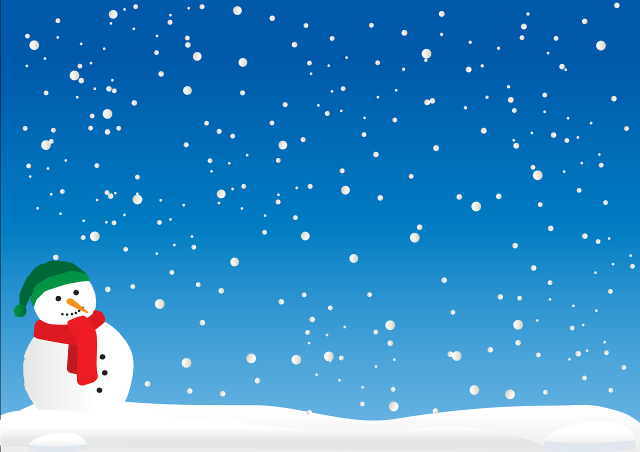
#> input picture images/snowman.png, 1280 x 904 px (shown at 1/2 size)
$ jupyter execute 11_image_extraction.ipynb
#> lines starting #> are read from the running program, lines starting #| are printed output that depends on the picture; after the words box and inside, x2 and y2 are one past the last pixel; in counts of white or black regions, pixels touching at a corner belong together
# 11. 이미지 검출

## 경계선

### Canny Edge Detection

[cell 1]
import cv2

img = cv2.imread("../images/snowman.png")
#> img is the input picture: shape (904, 1280, 3); mean B, G, R 196.4, 138.8, 54.2

# 대상 이미지, minVal(하위임계값), maxVal(상위임계값)
canny = cv2.Canny(img, 150, 200)
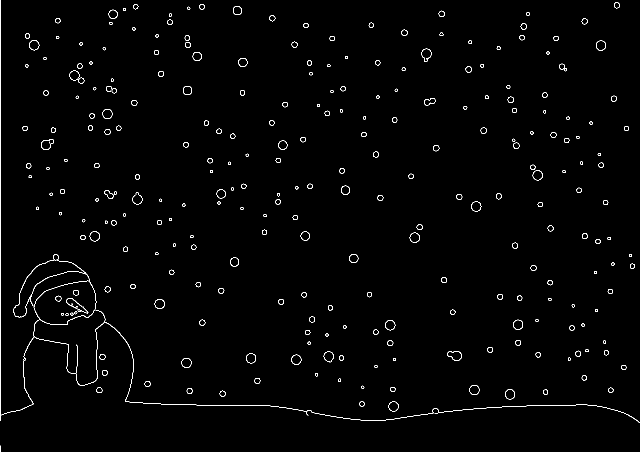
#> canny: shape (904, 1280) (shown at 1/2 size); 1.1% white in thin lines or dots

cv2.imshow("img", img)
cv2.imshow("canny", canny)

cv2.waitKey(0)
cv2.destroyAllWindows()

[cell 2]
import cv2


def empty(pos):
    pass


img = cv2.imread("../images/snowman.png")

name = "Trackbar"
cv2.namedWindow(name)
cv2.createTrackbar("threshold1", name, 0, 255, empty)  # minVal
cv2.createTrackbar("threshold2", name, 0, 255, empty)  # maxVal

while True:
    threshold1 = cv2.getTrackbarPos("threshold1", name)
    threshold2 = cv2.getTrackbarPos("threshold2", name)
    # 대상 이미지, minVal(하위임계값), maxVal(상위임계값)
    canny = cv2.Canny(img, threshold1, threshold2)
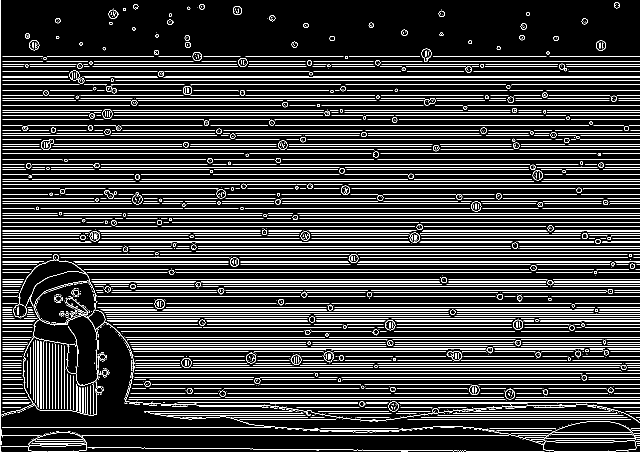
#> canny: shape (904, 1280) (shown at 1/2 size); 13% white in thin lines or dots

    cv2.imshow("img", img)
    cv2.imshow(name, canny)

    if cv2.waitKey(1) == ord("q"):
#> (key q is pressed here)
        break

cv2.destroyAllWindows()

## 윤곽선

윤곽선(Contour): 경계선을 연결한 선

[cell 3]
import cv2

img = cv2.imread("../images/card.png")
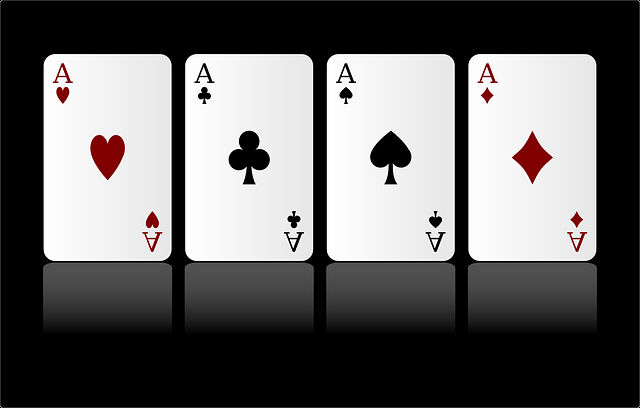
#> input picture images/card.png, 640 x 408 px
#> img is the input picture: shape (408, 640, 3); mean B, G, R 100.5, 100.5, 101.9
target_img = img.copy()  # 사본 이미지

gray = cv2.cvtColor(img, cv2.COLOR_BGR2GRAY)
ret, otsu = cv2.threshold(gray, -1, 255, cv2.THRESH_BINARY | cv2.THRESH_OTSU)
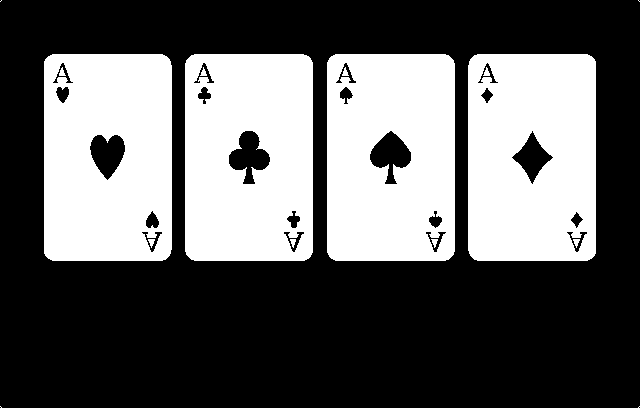
#> otsu: shape (408, 640); 38.1% white; 16 white regions (4 under 20 px)
#> ret = 128

# 윤곽선 정보, 구조
# 이미지, 윤곽선 찾는 모드 (mode), 윤곽선 찾을 때 사용하는 근사치 방법 (method)
contours, hierarchy = cv2.findContours(otsu, cv2.RETR_LIST, cv2.CHAIN_APPROX_NONE)
#> contours = 36 contours, 4 with area under 20; largest, box (x1, y1, x2, y2) and area: (327, 54, 455, 261) 26057, (468, 54, 596, 261) 26056, (185, 54, 313, 261) 26056, (44, 54, 172, 261) 26054, (228, 130, 271, 185) 1276

COLOR = (0, 200, 0)  # 녹색
# 대상 이미지, 윤곽선 정보, 인덱스 (-1 이면 전체), 색깔, 두께
cv2.drawContours(target_img, contours, -1, COLOR, 2)  # 윤곽선 그리기

cv2.imshow("img", img)
cv2.imshow("gray", gray)
cv2.imshow("otsu", otsu)
cv2.imshow("target_image", target_img)

cv2.waitKey(0)
cv2.destroyAllWindows()

### 윤곽선 찾기 모드

1. cv2.RETR_EXTERNAL: 가장 외곽의 윤곽선만 찾음
2. cv2.RETR_LIST: 모든 윤곽선 찾음 (계층 정보 없음)
3. cv2.RETR_TREE: 모든 윤곽선 찾음 (계층 정보를 트리 구조로 생성)

[cell 4]
import cv2

img = cv2.imread("../images/card.png")
target_img = img.copy()

gray = cv2.cvtColor(img, cv2.COLOR_BGR2GRAY)
ret, otsu = cv2.threshold(gray, -1, 255, cv2.THRESH_BINARY | cv2.THRESH_OTSU)

# contours, hierarchy = cv2.findContours(otsu, cv2.RETR_LIST, cv2.CHAIN_APPROX_NONE)
contours, hierarchy = cv2.findContours(otsu, cv2.RETR_EXTERNAL, cv2.CHAIN_APPROX_NONE)
#> contours = 8 contours, 4 with area under 20; largest, box (x1, y1, x2, y2) and area: (327, 54, 455, 261) 26057, (468, 54, 596, 261) 26056, (185, 54, 313, 261) 26056, (44, 54, 172, 261) 26054
# contours, hierarchy = cv2.findContours(otsu, cv2.RETR_TREE, cv2.CHAIN_APPROX_NONE)
# print(hierarchy)
# print(f"총 발견 개수: {len(contours)}")

COLOR = (0, 200, 0)
cv2.drawContours(target_img, contours, -1, COLOR, 2)
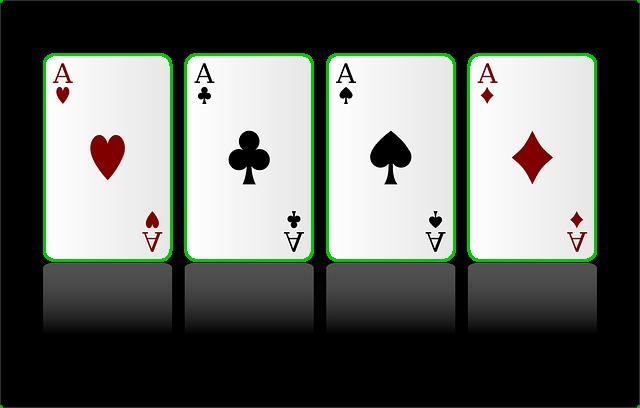
#> target_img: shape (408, 640, 3); mean B, G, R 95.6, 101.7, 97

cv2.imshow("img", img)

cv2.imshow("target_image", target_img)

cv2.waitKey(0)
cv2.destroyAllWindows()

### 윤곽선 찾을 때 사용하는 근사치 방법

1. cv2.CHAIN_APPROX_NONE: 윤곽선의 모든 좌표를 반환
1. cv2.CHAIN_APPROX_SIMPL: 윤곽선의 꼭짓점 좌표만 반환 (정확한 다각형인 경우 사용)

### 경계 사각형

윤곽선의 경계면을 둘러싸는 사각형

> boundingRect()

[cell 5]
import cv2

img = cv2.imread("../images/card.png")
target_img = img.copy()

gray = cv2.cvtColor(img, cv2.COLOR_BGR2GRAY)
ret, otsu = cv2.threshold(gray, -1, 255, cv2.THRESH_BINARY | cv2.THRESH_OTSU)
contours, hierarchy = cv2.findContours(otsu, cv2.RETR_LIST, cv2.CHAIN_APPROX_NONE)
#> contours = 36 contours, 4 with area under 20; largest, box (x1, y1, x2, y2) and area: (327, 54, 455, 261) 26057, (468, 54, 596, 261) 26056, (185, 54, 313, 261) 26056, (44, 54, 172, 261) 26054, (228, 130, 271, 185) 1276

COLOR = (0, 200, 0)

for cnt in contours:
    x, y, width, height = cv2.boundingRect(cnt)
    cv2.rectangle(target_img, (x, y), (x + width, y + height), COLOR, 2)  # 사각형 그림
#> this loop made 36 passes
#> (x, y, width, height) on passes 3 to 14: (573, 239, 7, 9), (431, 239, 7, 9), (290, 239, 6, 9), (148, 239, 7, 9), (566, 231, 22, 22), (425, 231, 22, 22), (283, 231, 22, 22), (141, 231, 22, 22), (570, 211, 14, 18), (428, 210, 15, 19), (286, 210, 15, 19), (145, 210, 15, 19)
#> (cnt, x, y, width, height) on passes 1, 2, 35, 36: ([[639, 406], [638, 407]], 638, 406, 2, 2), ([[0, 406], [1, 407]], 0, 406, 2, 2), ([[638, 0], [639, 1]], 638, 0, 2, 2), ([[1, 0], [0, 1]], 0, 0, 2, 2)
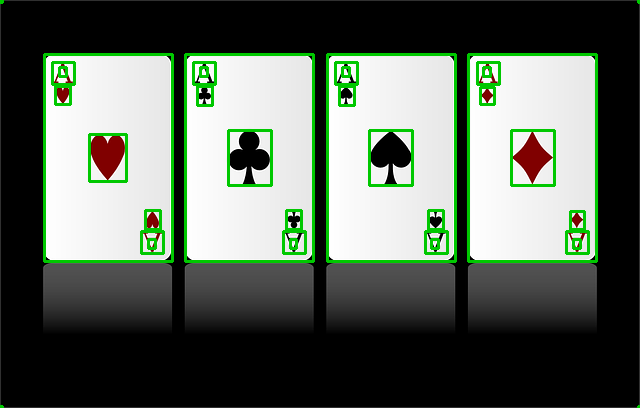
#> target_img: shape (408, 640, 3); 5.59% of pixels changed, all inside (x1, y1, x2, y2) = (0, 0, 640, 408)

cv2.imshow("img", img)
cv2.imshow("target_image", target_img)

cv2.waitKey(0)
cv2.destroyAllWindows()

### 면적

> contourArea()

[cell 6]
import cv2

img = cv2.imread("../images/card.png")
target_img = img.copy()

gray = cv2.cvtColor(img, cv2.COLOR_BGR2GRAY)
ret, otsu = cv2.threshold(gray, -1, 255, cv2.THRESH_BINARY | cv2.THRESH_OTSU)
contours, hierarchy = cv2.findContours(otsu, cv2.RETR_LIST, cv2.CHAIN_APPROX_NONE)

COLOR = (0, 200, 0)

for cnt in contours:
    if cv2.contourArea(cnt) > 25_000:
        x, y, width, height = cv2.boundingRect(cnt)
        cv2.rectangle(target_img, (x, y), (x + width, y + height), COLOR, 2)  # 사각형 그림
#> this loop made 36 passes
#> x on passes 31 to 34: 468, 327, 185, 44
#> cnt on passes 1, 2, 35, 36: [[639, 406], [638, 407]], [[0, 406], [1, 407]], [[638, 0], [639, 1]], [[1, 0], [0, 1]]
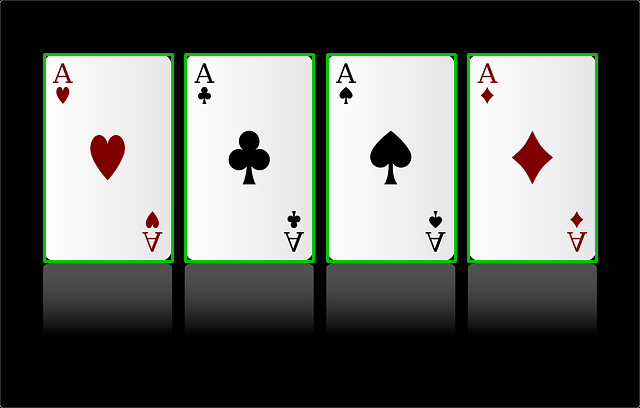
#> target_img: shape (408, 640, 3); 3.07% of pixels changed, all inside (x1, y1, x2, y2) = (43, 53, 598, 263)

cv2.imshow("img", img)
cv2.imshow("target_image", target_img)

cv2.waitKey(0)
cv2.destroyAllWindows()
